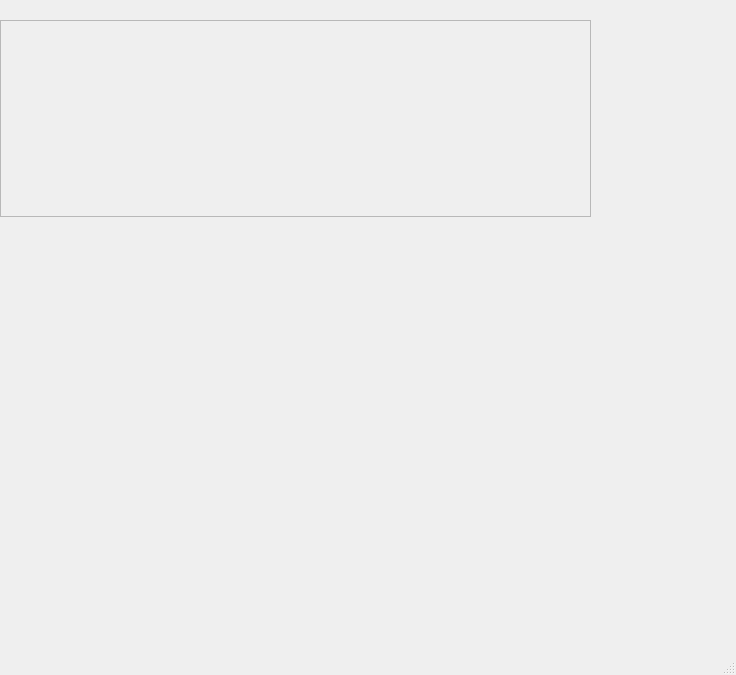
<?xml version="1.0" encoding="UTF-8"?>
<ui version="4.0">
 <class>Task_manager</class>
 <widget class="QMainWindow" name="Task_manager">
  <property name="geometry">
   <rect>
    <x>0</x>
    <y>0</y>
    <width>736</width>
    <height>675</height>
   </rect>
  </property>
  <property name="windowTitle">
   <string>Taskopium</string>
  </property>
  <widget class="QWidget" name="centralwidget">
   <widget class="QScrollArea" name="scrollArea">
    <property name="geometry">
     <rect>
      <x>0</x>
      <y>20</y>
      <width>591</width>
      <height>197</height>
     </rect>
    </property>
    <property name="widgetResizable">
     <bool>true</bool>
    </property>
    <widget class="QWidget" name="scrollAreaWidgetContents">
     <property name="geometry">
      <rect>
       <x>0</x>
       <y>0</y>
       <width>589</width>
       <height>195</height>
      </rect>
     </property>
     <widget class="QWidget" name="verticalLayoutWidget">
      <property name="geometry">
       <rect>
        <x>40</x>
        <y>240</y>
        <width>571</width>
        <height>61</height>
       </rect>
      </property>
      <layout class="QVBoxLayout" name="verticalLayout">
       <property name="sizeConstraint">
        <enum>QLayout::SetMaximumSize</enum>
       </property>
       <item alignment="Qt::AlignVCenter">
        <widget class="QPushButton" name="pushButton">
         <property name="minimumSize">
          <size>
           <width>569</width>
           <height>25</height>
          </size>
         </property>
         <property name="text">
          <string>ADD New Task</string>
         </property>
         <property name="checkable">
          <bool>false</bool>
         </property>
         <property name="autoRepeat">
          <bool>true</bool>
         </property>
         <property name="autoExclusive">
          <bool>true</bool>
         </property>
         <property name="flat">
          <bool>false</bool>
         </property>
        </widget>
       </item>
      </layout>
     </widget>
     <widget class="QWidget" name="verticalLayoutWidget_4">
      <property name="geometry">
       <rect>
        <x>40</x>
        <y>530</y>
        <width>571</width>
        <height>61</height>
       </rect>
      </property>
      <layout class="QVBoxLayout" name="verticalLayout_4">
       <item>
        <widget class="QPushButton" name="pushButton_2">
         <property name="text">
          <string>Show tasks</string>
         </property>
        </widget>
       </item>
      </layout>
     </widget>
     <widget class="QWidget" name="verticalLayoutWidget_2">
      <property name="geometry">
       <rect>
        <x>40</x>
        <y>330</y>
        <width>571</width>
        <height>61</height>
       </rect>
      </property>
      <layout class="QVBoxLayout" name="verticalLayout_2">
       <item>
        <widget class="QPushButton" name="pushButton_5">
         <property name="text">
          <string>Edit current task</string>
         </property>
        </widget>
       </item>
      </layout>
     </widget>
     <widget class="QWidget" name="verticalLayoutWidget_3">
      <property name="geometry">
       <rect>
        <x>40</x>
        <y>430</y>
        <width>571</width>
        <height>61</height>
       </rect>
      </property>
      <layout class="QVBoxLayout" name="verticalLayout_3">
       <item>
        <widget class="QPushButton" name="pushButton_6">
         <property name="text">
          <string>Delete task</string>
         </property>
        </widget>
       </item>
      </layout>
     </widget>
     <widget class="QLabel" name="label">
      <property name="geometry">
       <rect>
        <x>30</x>
        <y>0</y>
        <width>291</width>
        <height>231</height>
       </rect>
      </property>
      <property name="text">
       <string/>
      </property>
      <property name="pixmap">
       <pixmap>../../Downloads/pixlr-image-generator-1db45a92-d3ce-4b6c-be46-4d921e46ac29.jpg</pixmap>
      </property>
     </widget>
    </widget>
   </widget>
  </widget>
  <widget class="QMenuBar" name="menubar">
   <property name="geometry">
    <rect>
     <x>0</x>
     <y>0</y>
     <width>736</width>
     <height>22</height>
    </rect>
   </property>
  </widget>
  <widget class="QStatusBar" name="statusbar"/>
 </widget>
 <resources/>
 <connections/>
</ui>
